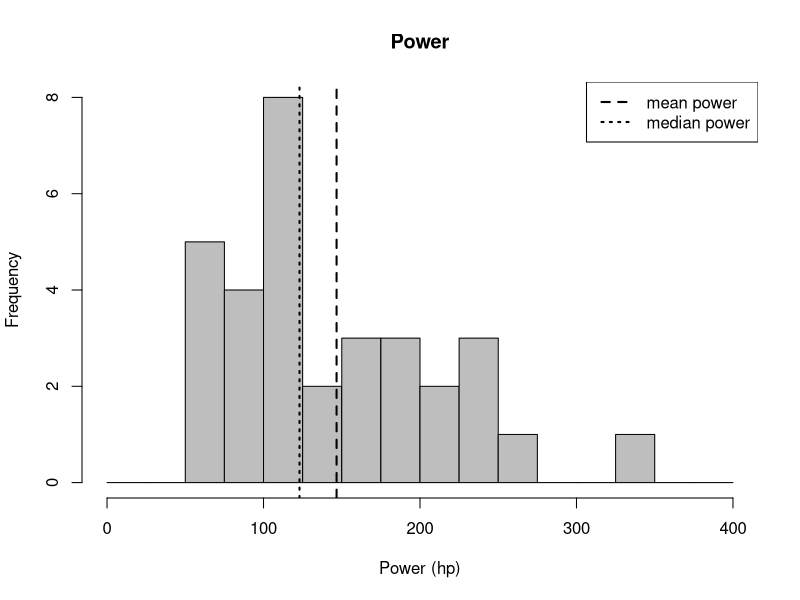

The R script that drew this image: (Note: this script raises an error after producing the figure.)
hist(mtcars$hp,breaks=seq(0,400,25),col="gray",main="Power",xlab="Power (hp)")
abline(v=c(mean(mtcars$hp),median(mtcars$hp)),lty=c(2,3),lwd=2)
legend("topright",legend=c("mean power","median power"),lty=c(2,3),lwd=2)

qplot(mtcars$hp,geom="blank",main="Power",xlab="Power (hp)") + geom_histogram(color="black",fill="white",breaks=seq(0,400,25),closed="right")+geom_vline(mapping=aes(xintercept=c(mean(mtcars$hp),median(mtcars$hp)),linetype=factor(c("mean","median"))),show.legend=TRUE)+scale_linetype_manual(values=c(2,3))+labs(linetype="")
